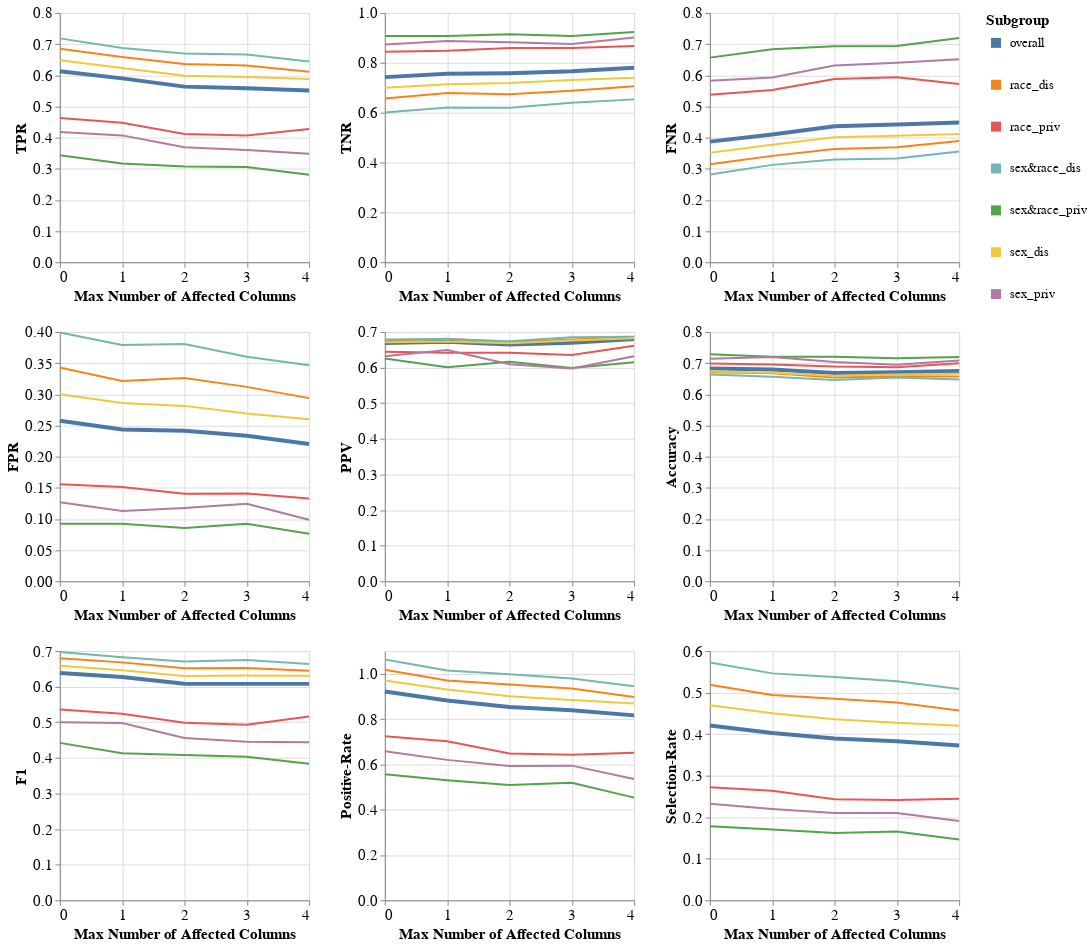

The cell this chart's notebook holds for it:
### Code cell
visualizer.create_subgroups_grid_pct_lines_plot(model_name=MODEL_NAMES[0],
                                                target_preprocessing_technique=PREPROCESSING_TECHNIQUES[0],
                                                subgroup_metrics_type='error',
                                                mode='max_num_columns')
